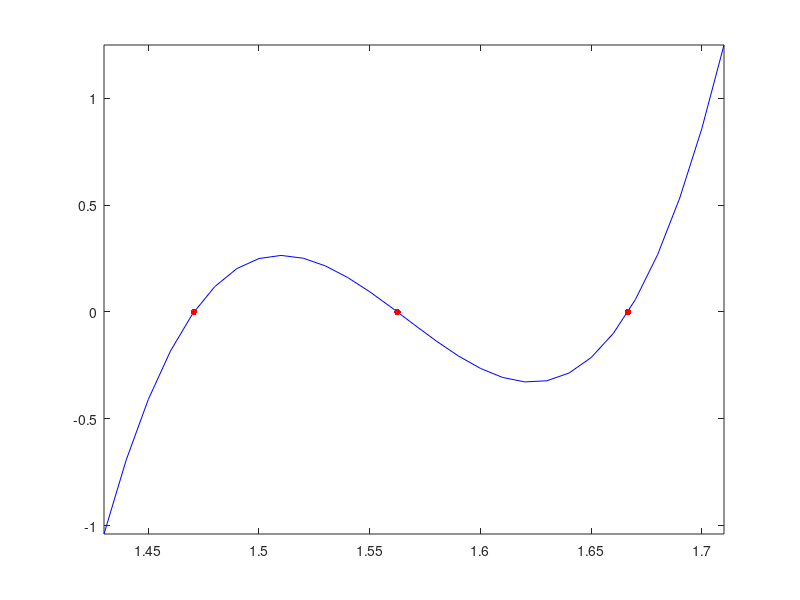

The MATLAB source for this figure:

p = @(x) (816.*x.^3) - (3835.*x.^2) + (6000.*x) - 3125;

x = 1.43:0.01:1.71;
y = p(x);

x_zero = [25/17, 25/16, 5/3];

plot(x, y, 'color', 'blue'); hold on;
plot(x_zero, p(x_zero), '.', 'color', 'red', 'MarkerSize', 15);
axis tight;